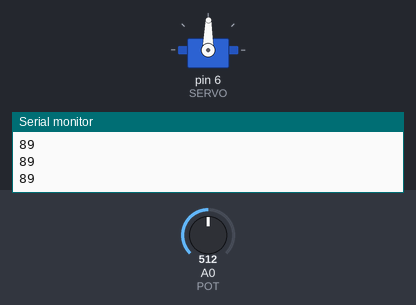
This sketch was run on a simulated Arduino Uno, built with avr-gcc and run on an emulated ATmega328P. Parts: servo, the last lines printed to the serial monitor. The test bench sets the inputs (shaded band); at power-on: A0 (POT) = 512.

Above: at 1.2 s.
1.3 s: A0 (POT) set to 716
At 2.4 s:
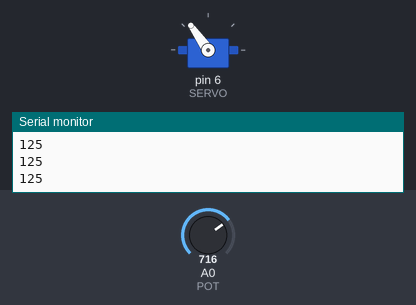
2.8 s: A0 (POT) set to 900
At 3.8 s:
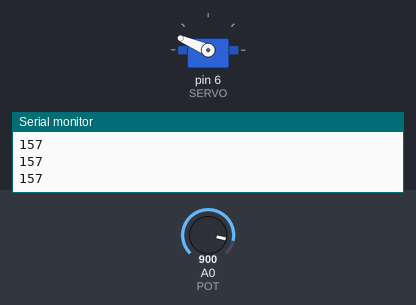
4.3 s: A0 (POT) set to 1023
At 4.8 s:
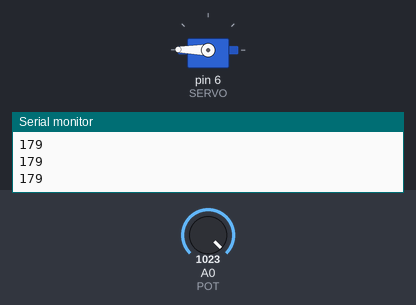
5.8 s: A0 (POT) set to 306
At 6.9 s:
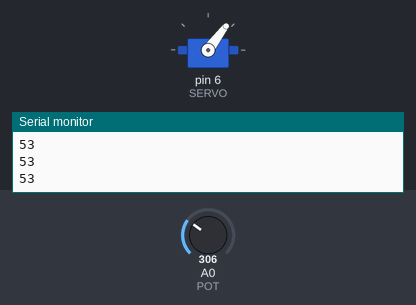
7.3 s: A0 (POT) set to 122
At 8.2 s:
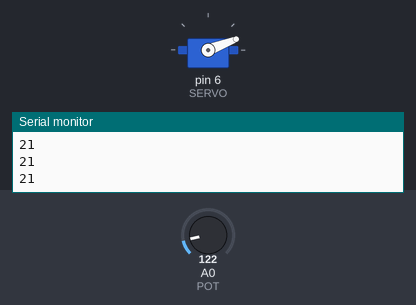
8.8 s: A0 (POT) set to 511
At 9.5 s:
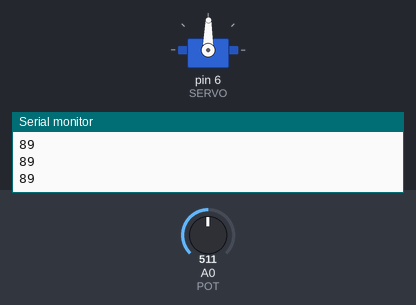
Timing chart, 0 to 11.3 s (numbered marks = the images above; inputs shaded):
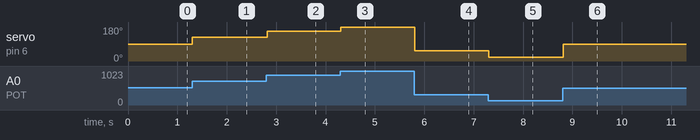

The sketch:

Servo.ino
```cpp
//Servo Potentiometer Control
#include <Servo.h>
const int SERVO=6; //Servo on Pin 9
const int POT=A0; //POT on Analog Pin 0
Servo myServo;
int val = 0; //for storing the reading from the POT
void setup()
{
myServo.attach(SERVO);
Serial.begin(9600);
}
void loop()
{
val = analogRead(POT); //Read Pot
val = map(val, 0, 1023, 0, 179); //scale it to servo range
Serial.println(val);
myServo.write(val); //sets the servo
delay(15); //waits for the servo
}
```

Measured:
- after the input at 1.3 s, servo on pin 6 (SERVO): 89° → 125° at once
- after the input at 2.8 s, servo on pin 6 (SERVO): 125° → 157° at once
- after the input at 4.3 s, servo on pin 6 (SERVO): 157° → 179° at once
- after the input at 5.8 s, servo on pin 6 (SERVO): 179° → 53° at once
- after the input at 7.3 s, servo on pin 6 (SERVO): 53° → 21° at once
- after the input at 8.8 s, servo on pin 6 (SERVO): 21° → 89° at once
